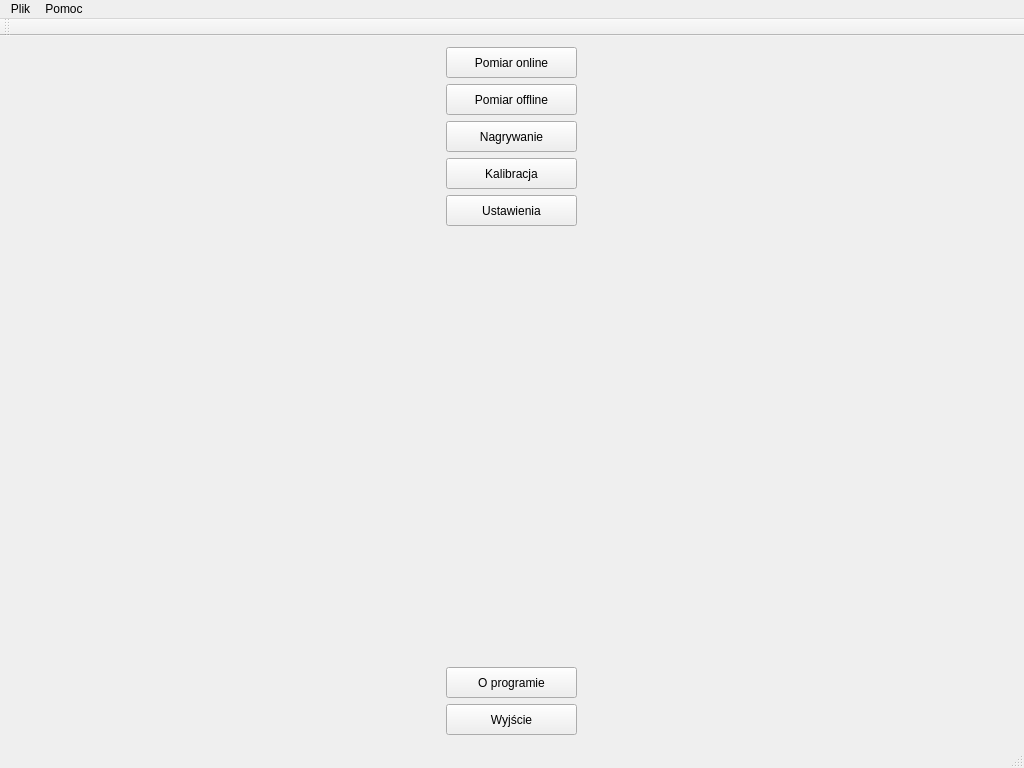
<?xml version="1.0" encoding="UTF-8"?>
<ui version="4.0">
 <class>MainWindow</class>
 <widget class="QMainWindow" name="MainWindow">
  <property name="windowModality">
   <enum>Qt::WindowModal</enum>
  </property>
  <property name="geometry">
   <rect>
    <x>0</x>
    <y>0</y>
    <width>1024</width>
    <height>768</height>
   </rect>
  </property>
  <property name="minimumSize">
   <size>
    <width>1024</width>
    <height>768</height>
   </size>
  </property>
  <property name="maximumSize">
   <size>
    <width>1920</width>
    <height>1080</height>
   </size>
  </property>
  <property name="windowTitle">
   <string>MainWindow</string>
  </property>
  <widget class="QWidget" name="centralWidget">
   <layout class="QHBoxLayout" name="horizontalLayout">
    <item>
     <layout class="QVBoxLayout" name="verticalLayoutMenu">
      <property name="sizeConstraint">
       <enum>QLayout::SetDefaultConstraint</enum>
      </property>
      <property name="leftMargin">
       <number>0</number>
      </property>
      <property name="rightMargin">
       <number>0</number>
      </property>
      <property name="bottomMargin">
       <number>0</number>
      </property>
      <item>
       <widget class="QPushButton" name="pushButtonMeasOnline">
        <property name="minimumSize">
         <size>
          <width>131</width>
          <height>31</height>
         </size>
        </property>
        <property name="maximumSize">
         <size>
          <width>131</width>
          <height>31</height>
         </size>
        </property>
        <property name="text">
         <string>Pomiar online</string>
        </property>
       </widget>
      </item>
      <item>
       <widget class="QPushButton" name="pushButtonMeasOffline">
        <property name="minimumSize">
         <size>
          <width>131</width>
          <height>31</height>
         </size>
        </property>
        <property name="maximumSize">
         <size>
          <width>131</width>
          <height>31</height>
         </size>
        </property>
        <property name="text">
         <string>Pomiar offline</string>
        </property>
       </widget>
      </item>
      <item>
       <widget class="QPushButton" name="pushButtonRecord">
        <property name="minimumSize">
         <size>
          <width>131</width>
          <height>31</height>
         </size>
        </property>
        <property name="maximumSize">
         <size>
          <width>131</width>
          <height>31</height>
         </size>
        </property>
        <property name="text">
         <string>Nagrywanie</string>
        </property>
       </widget>
      </item>
      <item>
       <widget class="QPushButton" name="pushButtonCalibration">
        <property name="minimumSize">
         <size>
          <width>131</width>
          <height>31</height>
         </size>
        </property>
        <property name="maximumSize">
         <size>
          <width>131</width>
          <height>31</height>
         </size>
        </property>
        <property name="text">
         <string>Kalibracja</string>
        </property>
       </widget>
      </item>
      <item>
       <widget class="QPushButton" name="pushButtonSettings">
        <property name="minimumSize">
         <size>
          <width>131</width>
          <height>31</height>
         </size>
        </property>
        <property name="maximumSize">
         <size>
          <width>131</width>
          <height>31</height>
         </size>
        </property>
        <property name="text">
         <string>Ustawienia</string>
        </property>
       </widget>
      </item>
      <item>
       <spacer name="verticalSpacer">
        <property name="orientation">
         <enum>Qt::Vertical</enum>
        </property>
        <property name="sizeHint" stdset="0">
         <size>
          <width>0</width>
          <height>0</height>
         </size>
        </property>
       </spacer>
      </item>
      <item>
       <widget class="QLabel" name="label">
        <property name="text">
         <string/>
        </property>
       </widget>
      </item>
      <item>
       <widget class="QPushButton" name="pushButtonInfo">
        <property name="minimumSize">
         <size>
          <width>131</width>
          <height>31</height>
         </size>
        </property>
        <property name="maximumSize">
         <size>
          <width>131</width>
          <height>31</height>
         </size>
        </property>
        <property name="text">
         <string>O programie</string>
        </property>
       </widget>
      </item>
      <item>
       <widget class="QPushButton" name="pushButtonExit">
        <property name="minimumSize">
         <size>
          <width>131</width>
          <height>31</height>
         </size>
        </property>
        <property name="maximumSize">
         <size>
          <width>131</width>
          <height>31</height>
         </size>
        </property>
        <property name="text">
         <string>Wyjście</string>
        </property>
       </widget>
      </item>
     </layout>
    </item>
   </layout>
  </widget>
  <widget class="QMenuBar" name="menuBar">
   <property name="geometry">
    <rect>
     <x>0</x>
     <y>0</y>
     <width>1024</width>
     <height>22</height>
    </rect>
   </property>
   <widget class="QMenu" name="menuPlik">
    <property name="title">
     <string>Plik</string>
    </property>
    <addaction name="separator"/>
    <addaction name="actionExit"/>
   </widget>
   <widget class="QMenu" name="menuPomoc">
    <property name="title">
     <string>Pomoc</string>
    </property>
    <addaction name="actionAbout"/>
   </widget>
   <addaction name="menuPlik"/>
   <addaction name="menuPomoc"/>
  </widget>
  <widget class="QToolBar" name="mainToolBar">
   <attribute name="toolBarArea">
    <enum>TopToolBarArea</enum>
   </attribute>
   <attribute name="toolBarBreak">
    <bool>false</bool>
   </attribute>
  </widget>
  <widget class="QStatusBar" name="statusBar"/>
  <action name="actionAbout">
   <property name="text">
    <string>O programie</string>
   </property>
  </action>
  <action name="actionExit">
   <property name="text">
    <string>Zakończ</string>
   </property>
  </action>
 </widget>
 <layoutdefault spacing="6" margin="11"/>
 <resources/>
 <connections/>
</ui>
